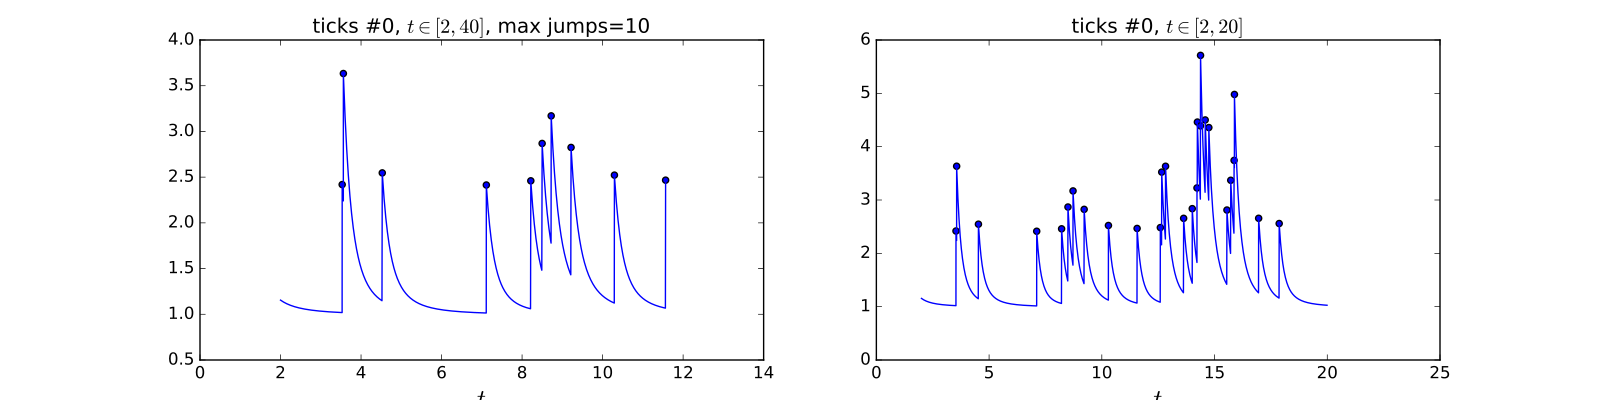

Here is the Python script that generated this plot:
"""
1 dimensional Hawkes process simulation
=======================================
"""

from tick.plot import plot_point_process
from tick.simulation import SimuHawkes, HawkesKernelSumExp
import matplotlib.pyplot as plt

run_time = 40

hawkes = SimuHawkes(n_nodes=1, end_time=run_time, verbose=False, seed=1398)
kernel = HawkesKernelSumExp([.1, .2, .1], [1., 3., 7.])
hawkes.set_kernel(0, 0, kernel)
hawkes.set_baseline(0, 1.)

dt = 0.01
hawkes.track_intensity(dt)
hawkes.simulate()
timestamps = hawkes.timestamps
intensity = hawkes.tracked_intensity
intensity_times = hawkes.intensity_tracked_times

_, ax = plt.subplots(1, 2, figsize=(16, 4))
plot_point_process(hawkes, n_points=50000, t_min=2, max_jumps=10, ax=ax[0])
plot_point_process(hawkes, n_points=50000, t_min=2, t_max=20, ax=ax[1])

plt.show()
